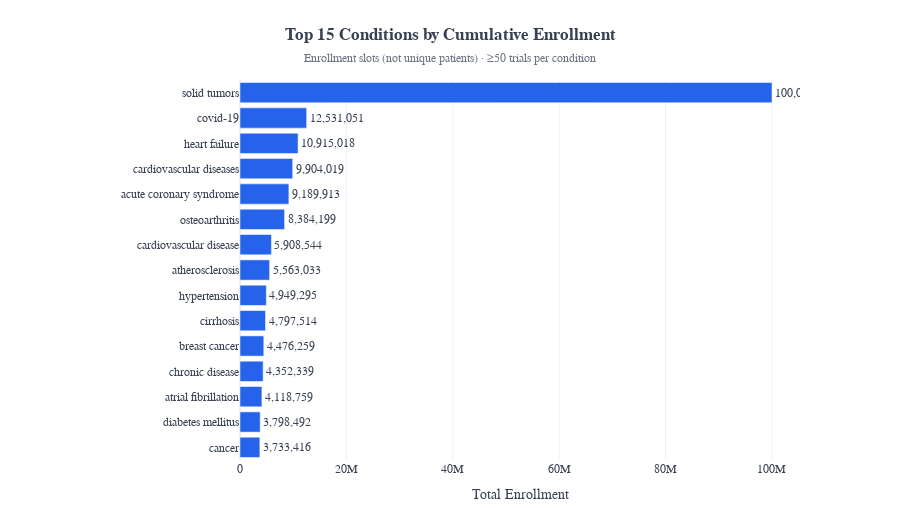

Source (notebook cell):
### Markdown cell above
---
## 4. Therapeutic Profiling (Q3.3)

**Q3.3 — Therapeutic profiling (conditions)**  
Which therapeutic areas concentrate the largest patient volumes within the clinical trial ecosystem?

Building on Sections 3.1–3.2, which established that enrollment size is driven primarily by trial structure (phase and study design) rather than calendar time, we now shift focus from *how trials are designed* to *what they study*.

This section profiles enrollment performance at the **condition level**, using two complementary perspectives:

1. **Total enrollment across trials**  
   Captures where patient participation is most concentrated in aggregate. This reflects research intensity, portfolio emphasis, and operational scale across conditions.

2. **Median enrollment per trial**  
   Captures the typical size of studies within each condition. This serves as a proxy for trial complexity, recruitment burden, and per-trial operational cost.

These metrics answer different questions and should not be interpreted interchangeably.

### Methodological note: condition multiplicity

Trials may be associated with multiple medical conditions (e.g., "Diabetes" and "Cardiovascular Disease"). As a result:

- Condition-level aggregates are **not mutually exclusive**
- Total enrollment **cannot be summed across conditions**
- Rankings reflect **condition-specific participation**, not system-wide totals

All condition-level statistics should therefore be interpreted independently.

### Code cell
# ============================================================
# 4.1 Conditions with Highest Cumulative Enrollment
# ============================================================

# ---------- Validate dependencies ----------
check_dependencies(
    required_vars={"df_enr": "Section 1.2", "conn": "Section 1 (ABT load)"},
    required_cols={"df_enr": {"study_id", "enrollment", "phase_group"}},
    caller_globals=globals(),
)

import plotly.graph_objects as go
from src.analysis.viz import create_condition_ranking_chart

# ============================================================
# Query conditions and join with enrollment
# ============================================================
query_conditions = """
SELECT 
    c.study_id,
    LOWER(TRIM(c.condition_name)) AS condition_standardized
FROM conditions c
WHERE c.condition_name IS NOT NULL
  AND TRIM(c.condition_name) != ''
"""

df_conditions = pd.read_sql_query(query_conditions, conn)
display(Markdown(f"Loaded {len(df_conditions):,} condition-study mappings"))

# Join with df_enr to get enrollment AND phase per condition
df_enr_cond = df_enr[["study_id", "enrollment", "phase_group"]].merge(
    df_conditions,
    on="study_id",
    how="inner"
)

display(Markdown(f"Matched {len(df_enr_cond):,} condition-enrollment pairs"))

# ============================================================
# Condition multiplicity assessment
# ============================================================
cond_per_trial = df_enr_cond.groupby("study_id").size()
n_trials_multi = (cond_per_trial > 1).sum()
pct_multi = n_trials_multi / len(cond_per_trial) * 100
avg_cond_per_trial = cond_per_trial.mean()

# Calculate inflation factor: summed enrollment across conditions vs unique enrollment
total_unique_enrollment = df_enr["enrollment"].sum()
total_condition_enrollment = df_enr_cond["enrollment"].sum()
inflation_factor = total_condition_enrollment / total_unique_enrollment

display(Markdown(f"""
**Condition multiplicity:**
- Trials with enrollment data: **{len(cond_per_trial):,}**
- Trials mapping to >1 condition: **{n_trials_multi:,}** ({pct_multi:.1f}%)
- Average conditions per trial: **{avg_cond_per_trial:.1f}**

**Inflation factor:** Summing enrollment across conditions yields **{inflation_factor:.2f}×** the true total
(because multi-condition trials are counted multiple times).

*Implication: Condition-level totals should not be summed across conditions. Each ranking is valid within itself but cross-condition sums overcount by ~{(inflation_factor-1)*100:.0f}%.*
"""))

# ============================================================
# CREATE df_cond: Condition-level aggregation WITH PHASE COMPOSITION
# ============================================================
MIN_TRIALS_PER_CONDITION = 50

df_cond = (
    df_enr_cond
    .groupby("condition_standardized", as_index=False)
    .agg(
        trial_count=("study_id", "nunique"),
        total_enrollment_raw=("enrollment", "sum"),
        median_enrollment=("enrollment", "median"),
        mean_enrollment=("enrollment", "mean"),
        q25_enrollment=("enrollment", lambda x: x.quantile(0.25)),
        q75_enrollment=("enrollment", lambda x: x.quantile(0.75)),
        max_enrollment=("enrollment", "max"),
        pct_phase3=("phase_group", lambda x: (x == "Phase 3").mean() * 100),
        pct_phase4=("phase_group", lambda x: (x == "Phase 4").mean() * 100),
        pct_late_phase=("phase_group", lambda x: (x.isin(["Phase 3", "Phase 4"])).mean() * 100),
    )
)

# Filter to conditions with sufficient trials
df_cond = df_cond[df_cond["trial_count"] >= MIN_TRIALS_PER_CONDITION].copy()
df_cond = df_cond.rename(columns={"condition_standardized": "condition_name"})

# Concentration metric: single largest trial's share of total
df_cond["top1_share"] = (df_cond["max_enrollment"] / df_cond["total_enrollment_raw"]) * 100


p95_total = df_cond["total_enrollment_raw"].quantile(0.95)
n_above_p95 = (df_cond["total_enrollment_raw"] > p95_total).sum()

# Identify conditions where a single trial dominates (>50% of total)
n_concentrated = (df_cond["top1_share"] > 50).sum()

display(Markdown(f"""
**Condition-level aggregation complete:**
- Conditions with ≥{MIN_TRIALS_PER_CONDITION} trials: **{len(df_cond):,}**
- Conditions above p95 total ({p95_total:,.0f}): **{n_above_p95}**
- Conditions where top trial >50% of total: **{n_concentrated}** (interpret with caution)
"""))

# ============================================================
# Top 15 by cumulative enrollment (RAW values)
# ============================================================
# Ranking by raw totals preserves true ordering.
# Top-1 % column flags conditions dominated by outlier trials.

top_15 = df_cond.nlargest(15, "total_enrollment_raw").copy()
top_15["iqr_enrollment"] = top_15["q75_enrollment"] - top_15["q25_enrollment"]

# ---------- Table with phase composition ----------
display(Markdown("**Top 15 conditions by cumulative enrollment (enrollment slots, not unique patients)**"))

table_cols = ["condition_name", "trial_count", "total_enrollment_raw", "median_enrollment", "pct_late_phase", "top1_share"]
col_renames = {
    "condition_name": "Condition",
    "trial_count": "Trials",
    "total_enrollment_raw": "Enrollment Slots",
    "median_enrollment": "Median",
    "pct_late_phase": "% Phase 3/4",
    "top1_share": "Top-1 %"
}
formatters = {
    "Trials": "{:,.0f}",
    "Enrollment Slots": "{:,.0f}",
    "Median": "{:,.0f}",
    "% Phase 3/4": "{:.0f}%",
    "Top-1 %": "{:.1f}%"
}

table_41 = (
    top_15[table_cols]
    .rename(columns=col_renames)
    .sort_values("Enrollment Slots", ascending=False)
)

display(table_41.style.format(formatters).hide(axis="index"))

# ---------- Concentration & context ----------
total_all = df_cond["total_enrollment_raw"].sum()
total_top15 = top_15["total_enrollment_raw"].sum()
concentration_pct = total_top15 / total_all * 100

avg_late_phase_top15 = top_15["pct_late_phase"].mean()
avg_late_phase_all = df_cond["pct_late_phase"].mean()

# Flag conditions with high single-trial concentration
high_conc_conditions = top_15[top_15["top1_share"] > 30]["condition_name"].tolist()
if high_conc_conditions:
    conc_warning = f"Conditions with >30% from single trial: {', '.join(high_conc_conditions[:3])}{'...' if len(high_conc_conditions) > 3 else ''}."
else:
    conc_warning = ""

display(Markdown(f"""
*Concentration: Top 15 conditions account for **{concentration_pct:.1f}%** of cumulative enrollment (non-exclusive).*

**Phase composition:** Top 15 average **{avg_late_phase_top15:.0f}%** Phase 3/4 vs **{avg_late_phase_all:.0f}%** overall.

**Outlier sensitivity:** The "Top-1 %" column shows each condition's dependence on its largest trial.
{conc_warning}
"""))

# ---------- Plot ----------
top_15_viz = top_15.sort_values("total_enrollment_raw", ascending=True)

fig = create_condition_ranking_chart(
    df=top_15_viz,
    y_col="condition_name",
    x_col="total_enrollment_raw",
    title="Top 15 Conditions by Cumulative Enrollment",
    subtitle=f"Enrollment slots (not unique patients) · ≥{MIN_TRIALS_PER_CONDITION} trials per condition",
    x_title="Total Enrollment",
    hover_fields=[
        ("trial_count", "Trials", ":,.0f"),
        ("median_enrollment", "Median", ":,.0f"),
        ("pct_late_phase", "% Phase 3/4", ":.0f"),
        ("top1_share", "Top-1 %", ":.1f%"),
    ],
)
fig.show()

display(Markdown("""
---
### Interpretation

High-volume conditions tend to be broad disease categories with large patient populations.
The "% Phase 3/4" column contextualizes rankings by portfolio maturity.
The "Top-1 %" column flags conditions where a single mega-trial dominates the total.
Section 4.3 ranks by median enrollment to isolate typical trial scale.
"""))

### Figure 1 — Plotly figure (JSON) as saved in the notebook; plotly's stock layout.template omitted (floating-point values rounded to 4 significant figures)
{"data": [{"customdata": [[548.0, 71.5, 6.752, 21.43], [322.0, 100.5, 16.46, 46.07], [327.0, 175.0, 13.76, 19.77], [60.0, 203.0, 3.333, 45.95], [1209.0, 92.0, 11.33, 52.41], [75.0, 78.0, 26.67, 99.51], [586.0, 121.5, 19.28, 39.19], [120.0, 107.5, 22.5, 98.17], [147.0, 100.0, 17.69, 42.31], [233.0, 100.0, 27.9, 99.1], [135.0, 241.0, 25.93, 85.53], [335.0, 174.0, 7.761, 55.14], [481.0, 100.0, 14.97, 72.02], [389.0, 179.0, 14.14, 72.55], [117.0, 52.0, 0.0, 99.98]], "hovertemplate": "<b>%{y}</b><br>Total Enrollment: %{x:,.0f}<br>Trials: %{customdata[0]:,.0f}<br>Median: %{customdata[1]:,.0f}<br>% Phase 3/4: %{customdata[2]:.0f}<br>Top-1 %: %{customdata[3]:.1f}<extra></extra>", "marker": {"color": "#2563eb"}, "orientation": "h", "text": ["3,733,416", "3,798,492", "4,118,759", "4,352,339", "4,476,259", "4,797,514", "4,949,295", "5,563,033", "5,908,544", "8,384,199", "9,189,913", "9,904,019", "10,915,018", "12,531,051", "100,021,999"], "textposition": "outside", "type": "bar", "x": [3733000.0, 3798000.0, 4119000.0, 4352000.0, 4476000.0, 4798000.0, 4949000.0, 5563000.0, 5909000.0, 8384000.0, 9190000.0, 9904000.0, 10920000.0, 12530000.0, 100000000.0], "y": ["cancer", "diabetes mellitus", "atrial fibrillation", "chronic disease", "breast cancer", "cirrhosis", "hypertension", "atherosclerosis", "cardiovascular disease", "osteoarthritis", "acute coronary syndrome", "cardiovascular diseases", "heart failure", "covid-19", "solid tumors"]}], "layout": {"font": {"color": "#374151", "family": "Arial"}, "height": 520, "margin": {"b": 60, "l": 240, "r": 100, "t": 80}, "title": {"text": "<b>Top 15 Conditions by Cumulative Enrollment</b><br><span style='font-size:12px;color:#6b7280'>Enrollment slots (not unique patients) · ≥50 trials per condition</span>", "x": 0.5, "xanchor": "center"}, "xaxis": {"title": {"text": "Total Enrollment"}}, "yaxis": {"title": {}}}}
